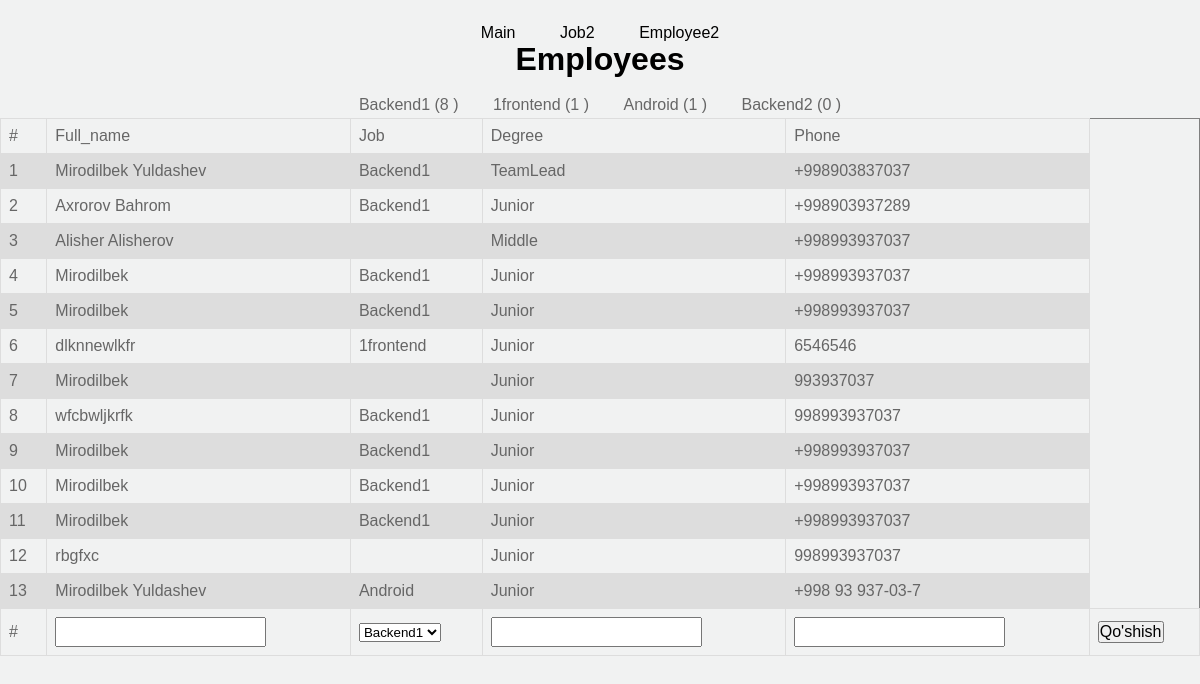
/employee2/, run on the app's committed database.
### main/models.py (models this page shows, shortened)
class BaseJob(models.Model):
    name = models.CharField(max_length=100)

class BaseEmployee(models.Model):
    STATUS=(
        ("Junior","Junior"),
        ("Middle","Middle"),
        ("Senior","Senior"),
        ("TeamLead","TeamLead"),
    )
    full_name = models.CharField(max_length=100)
    job = models.ForeignKey(BaseJob,on_delete=models.SET_NULL,null=True,related_name='first_second')
    degree =  models.CharField(choices=STATUS,max_length=50,default="Junior")
    phone = models.CharField(max_length=13)

### main/views.py (the view)
# urls.py: path('employee2/',Employee2),
def Employee2(request):
    context={
        'employee':BaseEmployee.objects.all(),
        'jobs':BaseJob.objects.all(),
    }
    return render(request,'employee2.html',context)

### template/employee2.html (shortened to what this page needs)
{% load static %}
<html>
<link rel="stylesheet" href="{%static 'style.css'%}">
<center>
    <div class="Mainclass">
        <a href="/">Main</a>
        <a href="/job2/">Job2</a>
        <a href="/employee2/">Employee2</a>
        <h1>Employees</h1>
    </div>
</center>
<center>
    {% for i in jobs %}
        <a href="/filter2/?job={{i.id}}" style="margin:15px">{{ i.name }} ({{i.first_second.all.count}} )</a>
    {% endfor %}
<br>
</center>
<table border="1px solid coral" width='100%'>
    <tr>
        <td>#</td>
        <td>Full_name</td>
        <td>Job</td>
        <td>Degree</td>
        <td>Phone</td>
        </tr>
    {% for i in employee %}
    <tr>
        <td>{{forloop.counter}}</td>
        <td>{{i.full_name}}</td>
        <td>{{i.job.name}}</td>
        <td>{{i.degree}}</td>
        <td>{{i.phone}}</td>
    </tr>
    {% endfor %}
    <form action="/add-worker/" method="post">
        <tr>
            <td>#</td>
            <td><input type="text" name="full_name"></td>
            <td>
                <select name="job" id="">
                    {% for i in jobs %}
                        <option value="{{ i.id }}">{{ i.name }}</option>
                    {% endfor %}
                </select>
            </td>
            <td><input type="text" name="degree"></td>
            <td><input type="text" name="phone"></td>
            <td><input type="submit" value="Qo'shish"></td>
        </tr>
    </form>
</table>
</html>

### static/style.css (style rules this page uses)
table { font-family: arial, sans-serif; border-collapse: collapse; width: 100%; }
td, th { border: 1px solid #dddddd; text-align: left; padding: 8px; }
tr:nth-child(even) { background-color: #dddddd; }
.Mainclass { margin: 20px; color: black; }
.Mainclass a { margin: 20px; color: black; }
* { margin: 0; padding: 0; }
a { color: #666; text-decoration: none; }
input { font: 16px/26px "Raleway", sans-serif; }

### data on the page
BaseJob: name "Backend1", first_second.all.count "8"
BaseJob: name "1frontend", first_second.all.count "1"
BaseJob: name "Android", first_second.all.count "1"
BaseJob: name "Backend2", first_second.all.count "0"
BaseEmployee: full_name "Mirodilbek Yuldashev", job.name "Backend1", degree "TeamLead", phone "+998903837037"
BaseEmployee: full_name "Axrorov Bahrom", job.name "Backend1", degree "Junior", phone "+998903937289"
BaseEmployee: full_name "Alisher Alisherov", degree "Middle", phone "+998993937037"
BaseEmployee: full_name "Mirodilbek", job.name "Backend1", degree "Junior", phone "+998993937037"
BaseEmployee: full_name "Mirodilbek", job.name "Backend1", degree "Junior", phone "+998993937037"
BaseEmployee: full_name "dlknnewlkfr", job.name "1frontend", degree "Junior", phone "6546546"
BaseEmployee: full_name "Mirodilbek", degree "Junior", phone "993937037"
BaseEmployee: full_name "wfcbwljkrfk", job.name "Backend1", degree "Junior", phone "998993937037"
BaseEmployee: full_name "Mirodilbek", job.name "Backend1", degree "Junior", phone "+998993937037"
BaseEmployee: full_name "Mirodilbek", job.name "Backend1", degree "Junior", phone "+998993937037"
BaseEmployee: full_name "Mirodilbek", job.name "Backend1", degree "Junior", phone "+998993937037"
BaseEmployee: full_name "rbgfxc", degree "Junior", phone "998993937037"
BaseEmployee: full_name "Mirodilbek Yuldashev", job.name "Android", degree "Junior", phone "+998 93 937-03-7"

### other printed values
form field job "Backend1"
